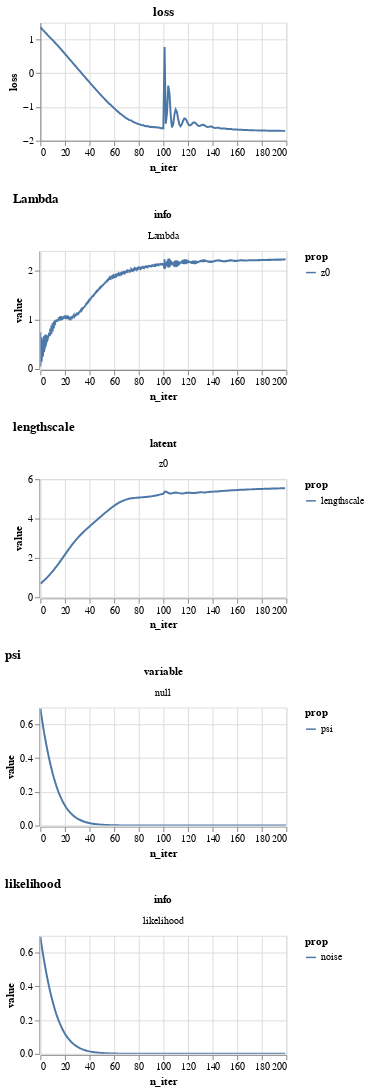

Notebook code for this chart:
### Code cell
l.plot_progress()

### Figure 1 — Vega-Lite specification as saved in the notebook (floating-point values rounded to 4 significant figures; data arrays with more than 128 entries replaced by an {"elided": "..."} marker saying what was removed)
{"config": {"view": {"continuousWidth": 400, "continuousHeight": 300}}, "vconcat": [{"data": {"name": "data-ed6ad812589cc846881d5ee1325a5d96"}, "mark": "line", "encoding": {"x": {"field": "n_iter", "type": "quantitative"}, "y": {"field": "loss", "type": "quantitative"}}, "height": 120, "selection": {"selector001": {"type": "interval", "bind": "scales", "encodings": ["x"]}}, "title": "loss", "width": 250}, {"data": {"name": "data-4d8e7e965a646e95b3e19f0dbb7ac7ee"}, "mark": "line", "encoding": {"color": {"field": "prop", "type": "nominal"}, "facet": {"field": "info", "type": "nominal"}, "x": {"field": "n_iter", "type": "quantitative"}, "y": {"field": "value", "type": "quantitative"}}, "height": 120, "selection": {"selector001": {"type": "interval", "bind": "scales", "encodings": ["x"]}}, "title": "Lambda", "width": 250}, {"data": {"name": "data-12538b6e58f8bcee181781648eb9d15b"}, "mark": "line", "encoding": {"color": {"field": "prop", "type": "nominal"}, "facet": {"field": "latent", "type": "nominal"}, "x": {"field": "n_iter", "type": "quantitative"}, "y": {"field": "value", "type": "quantitative"}}, "height": 120, "selection": {"selector001": {"type": "interval", "bind": "scales", "encodings": ["x"]}}, "title": "lengthscale", "width": 250}, {"data": {"name": "data-9a22a04dd4b8addd7d49178a8821c065"}, "mark": "line", "encoding": {"color": {"field": "prop", "type": "nominal"}, "facet": {"field": "variable", "type": "nominal"}, "x": {"field": "n_iter", "type": "quantitative"}, "y": {"field": "value", "type": "quantitative"}}, "height": 120, "selection": {"selector001": {"type": "interval", "bind": "scales", "encodings": ["x"]}}, "title": "psi", "width": 250}, {"data": {"name": "data-d83ba6ffe3c0efdbd45ae90977cc64dc"}, "mark": "line", "encoding": {"color": {"field": "prop", "type": "nominal"}, "facet": {"field": "info", "type": "nominal"}, "x": {"field": "n_iter", "type": "quantitative"}, "y": {"field": "value", "type": "quantitative"}}, "height": 120, "selection": {"selector001": {"type": "interval", "bind": "scales", "encodings": ["x"]}}, "title": "likelihood", "width": 250}], "resolve": {"scale": {"color": "independent"}}, "$schema": "https://vega.github.io/schema/vega-lite/v4.17.0.json", "datasets": {"data-ed6ad812589cc846881d5ee1325a5d96": {"elided": "200 records"}, "data-4d8e7e965a646e95b3e19f0dbb7ac7ee": {"elided": "600 records"}, "data-12538b6e58f8bcee181781648eb9d15b": {"elided": "200 records"}, "data-9a22a04dd4b8addd7d49178a8821c065": {"elided": "600 records"}, "data-d83ba6ffe3c0efdbd45ae90977cc64dc": {"elided": "200 records"}}}
